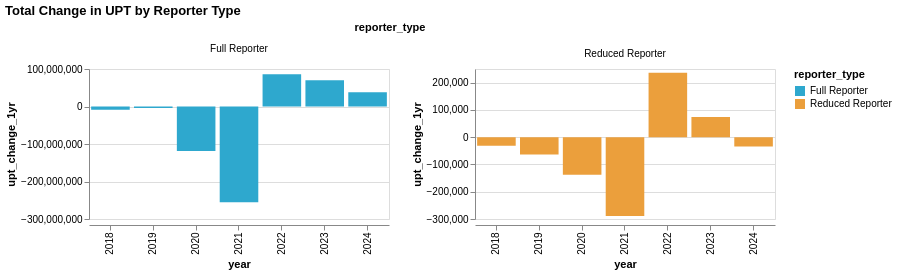

Notebook code for this chart:
### Markdown cell above
## Reporter Type

### Code cell
make_base_chart(
    by_reporter_type_long2,
    x_col = "year:O",
    y_col="upt",
    color_col="reporter_type",
    tooltip_cols=["year", "upt_change_1yr", "reporter_type", "rtpa_name"],
).mark_line(point=True).facet(
    "reporter_type", columns=2, title=""
).resolve_scale(y="independent").properties(title="Total Annual UPT by NTD Reporter Type")


make_base_chart(
    by_reporter_type_long2,
    x_col = "year:O",
    y_col="upt_change_1yr",
    color_col = "reporter_type",
    tooltip_cols=["year", "upt_change_1yr", "reporter_type", "rtpa_name"],
).mark_bar().facet(
    "reporter_type", columns=2, title=""
).resolve_scale(y="independent").properties(title="Total Change in UPT by Reporter Type")

### Figure 1 — Vega specification as saved in the notebook (floating-point values rounded to 4 significant figures)
{"$schema": "https://vega.github.io/schema/vega/v6.json", "data": [{"name": "param_1e9efca18e7a2868_store"}, {"name": "source_0", "values": [{"reporter_type": "Full Reporter", "year": 2018, "rtpa_name": "Metropolitan Transportation Commission", "upt": 503085417, "upt_prior_year": 510880588, "upt_change_1yr": -8638780, "pct_change_1_yr": -1.53, "upt_change_1yr_end": -8639000.0, "upt_change_1yr_start": 0.0}, {"reporter_type": "Reduced Reporter", "year": 2018, "rtpa_name": "Metropolitan Transportation Commission", "upt": 716526, "upt_prior_year": 747587, "upt_change_1yr": -31061, "pct_change_1_yr": -4.15, "upt_change_1yr_end": -31060.0, "upt_change_1yr_start": 0.0}, {"reporter_type": "Full Reporter", "year": 2019, "rtpa_name": "Metropolitan Transportation Commission", "upt": 499151876, "upt_prior_year": 503085417, "upt_change_1yr": -4257276, "pct_change_1_yr": -0.78, "upt_change_1yr_end": -4257000.0, "upt_change_1yr_start": 0.0}, {"reporter_type": "Reduced Reporter", "year": 2019, "rtpa_name": "Metropolitan Transportation Commission", "upt": 653105, "upt_prior_year": 716526, "upt_change_1yr": -63421, "pct_change_1_yr": -8.85, "upt_change_1yr_end": -63420.0, "upt_change_1yr_start": 0.0}, {"reporter_type": "Full Reporter", "year": 2020, "rtpa_name": "Metropolitan Transportation Commission", "upt": 380634129, "upt_prior_year": 499151876, "upt_change_1yr": -118517848, "pct_change_1_yr": -23.74, "upt_change_1yr_end": -118500000.0, "upt_change_1yr_start": 0.0}, {"reporter_type": "Reduced Reporter", "year": 2020, "rtpa_name": "Metropolitan Transportation Commission", "upt": 515343, "upt_prior_year": 653105, "upt_change_1yr": -137762, "pct_change_1_yr": -21.09, "upt_change_1yr_end": -137800.0, "upt_change_1yr_start": 0.0}, {"reporter_type": "Full Reporter", "year": 2021, "rtpa_name": "Metropolitan Transportation Commission", "upt": 127178771, "upt_prior_year": 380634129, "upt_change_1yr": -255376799, "pct_change_1_yr": -66.59, "upt_change_1yr_end": -255400000.0, "upt_change_1yr_start": 0.0}, {"reporter_type": "Reduced Reporter", "year": 2021, "rtpa_name": "Metropolitan Transportation Commission", "upt": 226652, "upt_prior_year": 515343, "upt_change_1yr": -288691, "pct_change_1_yr": -56.02, "upt_change_1yr_end": -288700.0, "upt_change_1yr_start": 0.0}, {"reporter_type": "Full Reporter", "year": 2022, "rtpa_name": "Metropolitan Transportation Commission", "upt": 213357174, "upt_prior_year": 127178771, "upt_change_1yr": 86193363, "pct_change_1_yr": 67.76, "upt_change_1yr_end": 86190000.0, "upt_change_1yr_start": 0.0}, {"reporter_type": "Reduced Reporter", "year": 2022, "rtpa_name": "Metropolitan Transportation Commission", "upt": 463014, "upt_prior_year": 226652, "upt_change_1yr": 236362, "pct_change_1_yr": 104.3, "upt_change_1yr_end": 236400.0, "upt_change_1yr_start": 0.0}, {"reporter_type": "Full Reporter", "year": 2023, "rtpa_name": "Metropolitan Transportation Commission", "upt": 283147360, "upt_prior_year": 213357174, "upt_change_1yr": 69790186, "pct_change_1_yr": 32.71, "upt_change_1yr_end": 69790000.0, "upt_change_1yr_start": 0.0}, {"reporter_type": "Reduced Reporter", "year": 2023, "rtpa_name": "Metropolitan Transportation Commission", "upt": 537116, "upt_prior_year": 463014, "upt_change_1yr": 74102, "pct_change_1_yr": 16.0, "upt_change_1yr_end": 74100.0, "upt_change_1yr_start": 0.0}, {"reporter_type": "Full Reporter", "year": 2024, "rtpa_name": "Metropolitan Transportation Commission", "upt": 321364531, "upt_prior_year": 283147360, "upt_change_1yr": 38222575, "pct_change_1_yr": 13.5, "upt_change_1yr_end": 38220000.0, "upt_change_1yr_start": 0.0}, {"reporter_type": "Reduced Reporter", "year": 2024, "rtpa_name": "Metropolitan Transportation Commission", "upt": 503355, "upt_prior_year": 537116, "upt_change_1yr": -33761, "pct_change_1_yr": -6.29, "upt_change_1yr_end": -33760.0, "upt_change_1yr_start": 0.0}]}, {"name": "facet_domain", "values": [{"reporter_type": "Full Reporter", "count": 7}, {"reporter_type": "Reduced Reporter", "count": 7}]}, {"name": "facet_domain_column", "transform": [{"type": "sequence", "start": 0.0, "stop": {"signal": "min(length(data(\"facet_domain\")), 2)"}}]}, {"name": "source_0_x_domain_year", "values": [{"year": 2018}, {"year": 2019}, {"year": 2020}, {"year": 2021}, {"year": 2022}, {"year": 2023}, {"year": 2024}]}, {"name": "source_0_color_domain_reporter_type", "values": [{"reporter_type": "Full Reporter"}, {"reporter_type": "Reduced Reporter"}]}], "signals": [{"name": "view_313e42e6885452d6_0_width", "value": 300}, {"name": "view_313e42e6885452d6_0_height", "value": 150}, {"name": "unit", "value": {}, "on": [{"events": "pointermove", "update": "isTuple(group()) ? group() : unit"}]}, {"name": "param_1e9efca18e7a2868", "update": "{\"upt_change_1yr\": param_1e9efca18e7a2868_upt_change_1yr}"}, {"name": "param_1e9efca18e7a2868_upt_change_1yr"}], "marks": [{"type": "group", "name": "facet-title", "title": {"text": "reporter_type", "style": "guide-title", "offset": 10}, "role": "column-title"}, {"type": "group", "name": "column_footer", "from": {"data": "facet_domain_column"}, "encode": {"update": {"width": {"signal": "view_313e42e6885452d6_0_width"}}}, "axes": [{"scale": "x", "grid": false, "title": "year", "labelAngle": 270, "orient": "bottom", "labelAlign": "right", "labelBaseline": "middle", "zindex": 0}], "role": "column-footer"}, {"type": "group", "name": "cell", "from": {"facet": {"data": "source_0", "name": "facet", "groupby": ["reporter_type"]}}, "sort": {"field": ["datum[\"reporter_type\"]"], "order": ["ascending"]}, "encode": {"update": {"width": {"signal": "view_313e42e6885452d6_0_width"}, "height": {"signal": "view_313e42e6885452d6_0_height"}}}, "signals": [{"name": "facet", "value": {}, "on": [{"events": [{"source": "scope", "type": "pointermove"}], "update": "isTuple(facet) ? facet : group(\"cell\").datum"}]}, {"name": "param_1e9efca18e7a2868_year", "on": [{"events": [{"source": "view", "type": "dblclick"}], "update": "null"}, {"events": {"signal": "param_1e9efca18e7a2868_translate_delta"}, "update": "panLinear(param_1e9efca18e7a2868_translate_anchor.extent_x, -param_1e9efca18e7a2868_translate_delta.x / view_313e42e6885452d6_0_width)"}, {"events": {"signal": "param_1e9efca18e7a2868_zoom_delta"}, "update": "zoomLinear(domain(\"x\"), param_1e9efca18e7a2868_zoom_anchor.x, param_1e9efca18e7a2868_zoom_delta)"}]}, {"name": "param_1e9efca18e7a2868_upt_change_1yr", "on": [{"events": [{"source": "view", "type": "dblclick"}], "update": "null"}, {"events": {"signal": "param_1e9efca18e7a2868_translate_delta"}, "update": "panLinear(param_1e9efca18e7a2868_translate_anchor.extent_y, param_1e9efca18e7a2868_translate_delta.y / view_313e42e6885452d6_0_height)"}, {"events": {"signal": "param_1e9efca18e7a2868_zoom_delta"}, "update": "zoomLinear(domain(\"view_313e42e6885452d6_0_y\"), param_1e9efca18e7a2868_zoom_anchor.y, param_1e9efca18e7a2868_zoom_delta)"}], "push": "outer"}, {"name": "param_1e9efca18e7a2868_tuple", "on": [{"events": [{"signal": "param_1e9efca18e7a2868_year || param_1e9efca18e7a2868_upt_change_1yr"}], "update": "param_1e9efca18e7a2868_year && param_1e9efca18e7a2868_upt_change_1yr ? {unit: \"view_313e42e6885452d6_0\" + '__facet_facet_' + (facet[\"reporter_type\"]), fields: param_1e9efca18e7a2868_tuple_fields, values: [param_1e9efca18e7a2868_year,param_1e9efca18e7a2868_upt_change_1yr]} : null"}]}, {"name": "param_1e9efca18e7a2868_tuple_fields", "value": [{"field": "year", "channel": "x", "type": "E"}, {"field": "upt_change_1yr", "channel": "y", "type": "R"}]}, {"name": "param_1e9efca18e7a2868_translate_anchor", "value": {}, "on": [{"events": [{"source": "scope", "type": "pointerdown"}], "update": "{x: x(unit), y: y(unit), extent_x: domain(\"x\"), extent_y: domain(\"view_313e42e6885452d6_0_y\")}"}]}, {"name": "param_1e9efca18e7a2868_translate_delta", "value": {}, "on": [{"events": [{"source": "window", "between": [{"source": "scope", "type": "pointerdown"}, {"source": "window", "type": "pointerup"}], "type": "pointermove", "consume": true}], "update": "{x: param_1e9efca18e7a2868_translate_anchor.x - x(unit), y: param_1e9efca18e7a2868_translate_anchor.y - y(unit)}"}]}, {"name": "param_1e9efca18e7a2868_zoom_anchor", "on": [{"events": [{"source": "scope", "consume": true, "type": "wheel"}], "update": "{x: invert(\"x\", x(unit)), y: invert(\"view_313e42e6885452d6_0_y\", y(unit))}"}]}, {"name": "param_1e9efca18e7a2868_zoom_delta", "on": [{"events": [{"source": "scope", "type": "wheel", "consume": true}], "update": "pow(1.001, event.deltaY * pow(16, event.deltaMode))", "force": true}]}, {"name": "param_1e9efca18e7a2868_modify", "on": [{"events": {"signal": "param_1e9efca18e7a2868_tuple"}, "update": "modify(\"param_1e9efca18e7a2868_store\", param_1e9efca18e7a2868_tuple, true)"}]}], "marks": [{"type": "rect", "name": "view_313e42e6885452d6_0_marks", "from": {"data": "facet"}, "encode": {"update": {"fill": {"field": "reporter_type", "scale": "color"}, "y2": {"field": "upt_change_1yr_start", "scale": "view_313e42e6885452d6_0_y"}, "width": {"signal": "max(0.25, bandwidth('x'))"}, "tooltip": {"signal": "{\"year\": format(datum[\"year\"], \"\"), \"upt_change_1yr\": format(datum[\"upt_change_1yr\"], \"\"), \"reporter_type\": isValid(datum[\"reporter_type\"]) ? isArray(datum[\"reporter_type\"]) ? join(datum[\"reporter_type\"], '\\n') : datum[\"reporter_type\"] : \"\"+datum[\"reporter_type\"], \"rtpa_name\": isValid(datum[\"rtpa_name\"]) ? isArray(datum[\"rtpa_name\"]) ? join(datum[\"rtpa_name\"], '\\n') : datum[\"rtpa_name\"] : \"\"+datum[\"rtpa_name\"]}"}, "x": {"field": "year", "scale": "x"}, "y": {"field": "upt_change_1yr_end", "scale": "view_313e42e6885452d6_0_y"}}}, "interactive": true, "clip": true, "style": ["bar"]}], "scales": [{"name": "view_313e42e6885452d6_0_y", "type": "linear", "domain": {"data": "facet", "fields": ["upt_change_1yr_start", "upt_change_1yr_end"]}, "range": [{"signal": "view_313e42e6885452d6_0_height"}, 0], "domainRaw": {"signal": "param_1e9efca18e7a2868[\"upt_change_1yr\"]"}, "nice": true, "zero": true}], "axes": [{"scale": "view_313e42e6885452d6_0_y", "maxExtent": 0, "gridScale": "x", "labels": false, "zindex": 0, "tickCount": {"signal": "ceil(view_313e42e6885452d6_0_height/40)"}, "domain": false, "grid": true, "orient": "left", "aria": false, "minExtent": 0, "ticks": false}, {"scale": "view_313e42e6885452d6_0_y", "orient": "left", "labelOverlap": true, "title": "upt_change_1yr", "grid": false, "tickCount": {"signal": "ceil(view_313e42e6885452d6_0_height/40)"}, "zindex": 0}], "title": {"text": {"signal": "isValid(parent[\"reporter_type\"]) ? parent[\"reporter_type\"] : \"\"+parent[\"reporter_type\"]"}, "frame": "group", "offset": 10, "style": "guide-label"}, "style": "cell"}], "scales": [{"name": "x", "type": "band", "domain": {"data": "source_0_x_domain_year", "field": "year", "sort": true}, "range": [0, {"signal": "view_313e42e6885452d6_0_width"}], "paddingOuter": 0.05, "paddingInner": 0.1}, {"name": "color", "type": "ordinal", "domain": {"data": "source_0_color_domain_reporter_type", "field": "reporter_type", "sort": true}, "range": ["#2EA8CE", "#EB9F3C", "#F4D837", "#51BF9D", "#8CBCCB", "#9487C0", "#136C97", "#E16B26", "#F6BF16", "#00896B", "#7790A3", "#5B559C"]}], "title": {"text": "Total Change in UPT by Reporter Type", "anchor": "start"}, "padding": 5, "legends": [{"fill": "color", "symbolType": "square", "title": "reporter_type"}], "background": "white", "layout": {"padding": 20, "bounds": "full", "align": "none", "columns": 2}}
